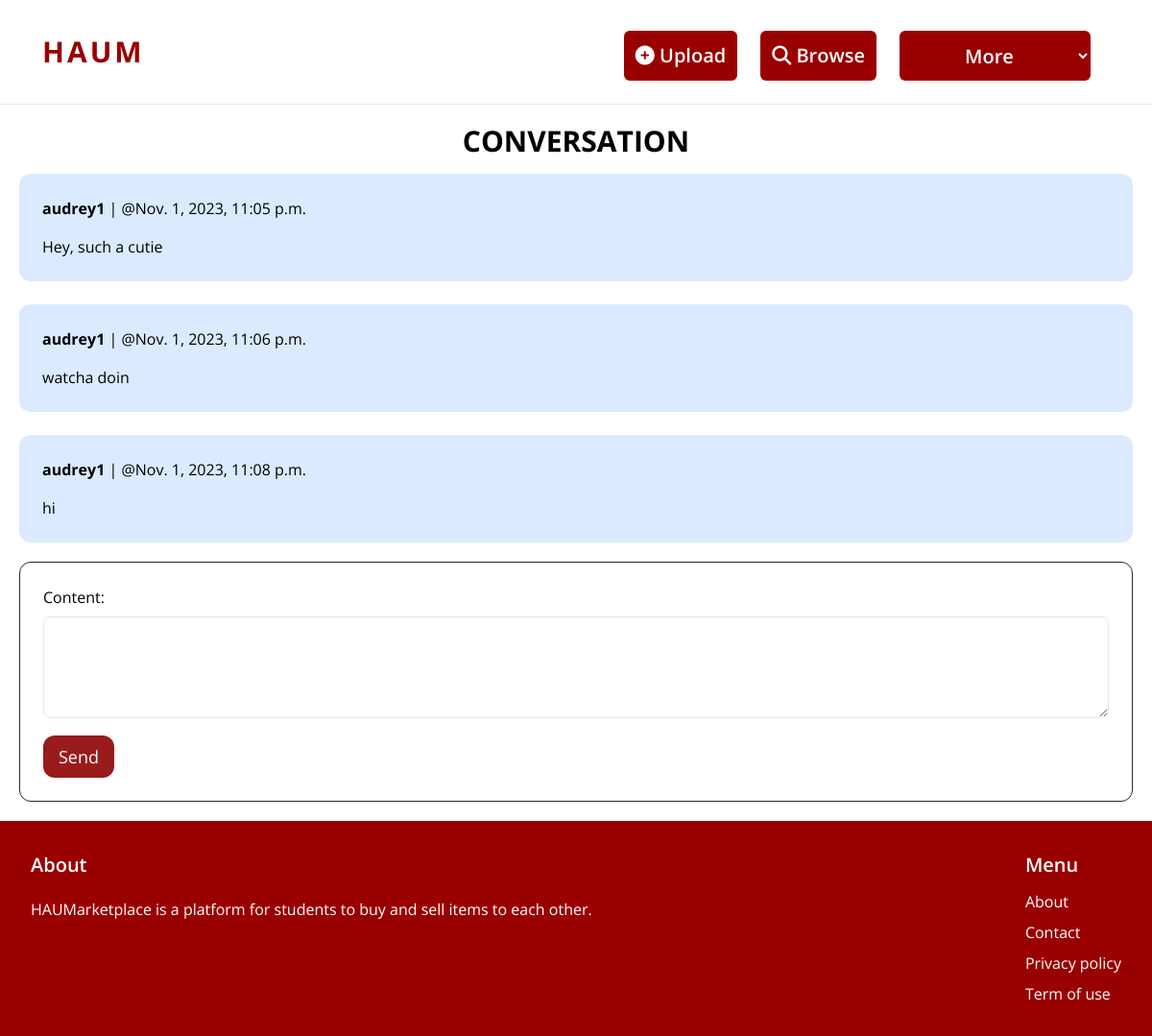
Screenshot of /inbox/16/ (signed in) with the database file from the repository.
### profile/models.py (models this page shows, shortened)
class Profile(models.Model):
    color = ColorField(default='#720026')
    font_preference = models.CharField(max_length=50, default='Default')
    user = models.OneToOneField(User, on_delete=models.CASCADE)
    image = models.ImageField(default='default.jpg', upload_to='profile_pics')
    bio = models.CharField(max_length=200, null=True, blank=True)
    first_name = models.CharField(max_length=30, blank=True, null=True)
    last_name = models.CharField(max_length=30, blank=True, null=True)
    location = models.ForeignKey(Location, on_delete=models.CASCADE, null=True, blank=True)
    address = models.CharField(max_length=300, null=True, blank=True)
    upvotes = models.PositiveIntegerField(default=0)
    downvotes = models.PositiveIntegerField(default=0)

### conversation/models.py (models this page shows)
class ConversationMessage(models.Model):
    conversation = models.ForeignKey(Conversation, related_name='messages', on_delete=models.CASCADE)
    sender = models.ForeignKey(User, related_name='messages', on_delete=models.CASCADE)
    content = models.TextField()
    created_at = models.DateTimeField(auto_now_add=True)
    modified_at = models.DateTimeField(auto_now=True)
    class Meta:
        ordering = ['created_at']

### conversation/views.py (the view)
# urls.py: path('<int:pk>/', views.detail_conversation, name='detail_conversation'),
@login_required
def detail_conversation(request, pk):
    conversation = Conversation.objects.filter(members=request.user).get(pk=pk)
    if request.method == 'POST':
        form = ConversationMessageForm(request.POST)
        if form.is_valid():
            conversation_message = form.save(commit=False)
            conversation_message.conversation = conversation
            conversation_message.sender = request.user
            conversation_message.save()
            other_members = conversation.members.exclude(pk=request.user.pk)
            conversation.deleted_by.remove(*other_members)
            return redirect('conversation:detail_conversation', pk=conversation.pk)
    else:
        form = ConversationMessageForm()
    return render(request, 'conversation/detail_conversation.html', {
        'conversation': conversation,
        'form': form,
    })

### conversation/forms.py
class ConversationMessageForm(forms.ModelForm):
    class Meta:
        model = ConversationMessage
        fields = ['content']
        widgets = {
            'content': forms.Textarea(attrs={'class': 'mt-2 w-full px-6 py-4 rounded-lg border border-black' 'form-control', 'rows': 3})
        }

### templates/conversation/detail_conversation.html (shortened to what this page needs)
{% extends 'core/base.html' %}
{% block content %}
    <h1 class ="mb-4 text-3xl uppercase font-bold text-center">Conversation</h1>
    <div class="space-y-6">
    {% for message in conversation.messages.all %}
            <div class="p-6 flex {% if message.sender == request.user %}bg-blue-100 {% else %}bg-gray-100{% endif %} rounded-xl mb-5">
                <div>
                    <p class ="mb-4"><strong>{{ message.sender.username }}</strong> | @{{ message.created_at}}</p>
                    <p>{{ message.content }}</p>
                </div>
            </div>
    {% endfor %}
            </div>
    <form method="post" action=".">
        <div class ="mt-5 border border-gray-800 rounded-xl p-6">
            {{ form.as_p }}
            <button type="submit" class="mt-3 text-lg bg-red-800 text-white px-4 py-2 rounded-xl">Send</button>
        </div>
    </form>
{% endblock content %}

### templates/core/base.html (shortened to what this page needs)
<!DOCTYPE html>
{% load static %}
<html lang="en">
<head>
    <script src="https://cdn.tailwindcss.com"></script>
</head>
<body>
    <div style="font-family: {{ user.profile.font_preference }}">
        <nav class="py-4 px-4 lg:py-6 lg:px-6 flex justify-between items-center border-b border-gray-200 bg-{{ user.profile.color }}">
            <a href="/" class="text-xl lg:text-3xl lg:ml-5 font-bold tracking-normal lg:tracking-widest"
               style="color: {{ user.profile.color }}; font-size: 30px;">HAUM</a>
            {% if request.user.is_authenticated %}
                <div id="mobileNav" class="hidden lg:flex space-x-6 lg:mr-10">
                    <div class="container-fluid text-center">
                        <ul class="space-y-2 lg:flex lg:space-x-6">
                            <li><a href="{% url 'item:new_item' %}"
                                   class="text-lg lg:text-base font-semibold text-white rounded-md block py-3 lg:p-3 lg:text-xl lg:mt-2"
                                   style="background: {{ user.profile.color }}"><i class="fas fa-plus-circle"></i> Upload
                                </a>
                            </li>
                            <li><a href="{% url 'item:items' %}"
                                   class="text-lg lg:text-base font-semibold text-white rounded-md block py-3 lg:p-3 lg:text-xl"
                                   style="background: {{ user.profile.color }}"><i class="fas fa-search"></i> Browse
                                </a>
                            </li>
                            <select onchange="window.location.href=this.value"
                                    class="text-lg lg:text-base font-semibold text-white rounded-md py-3 lg:p-1 lg:text-xl"
                                    style="background: {{ user.profile.color }}">
                                <option value="" selected disabled class="text-center lg:text-center">More</option>
                            </select>
                        </ul>
                    </div>
                </div>
            {% endif %}
        </nav>
        <div class="p-5">
            {% block content %}{% endblock content %}
        </div>
        <footer class="py-6 px-6 lg:py-8 lg:px-8 flex justify-between bg-red-800 h-full w-full" style="background: {{ user.profile.color }};">
            <div class="w-2/3 pr-4 lg:pr-10">
                <h3 class="mb-3 lg:mb-5 text-lg lg:text-xl font-semibold text-white">About</h3>
                <p class="text-white">HAUMarketplace is a platform for students to buy and sell items to each other.</p>
            </div>
            <div class="w-13">
                <h3 class="mb-2 lg:mb-3 text-lg lg:text-xl font-semibold text-white">Menu</h3>
                <ul class="space-y-2">
                    <li><a href="{% url 'about' %}" class="text-lg lg:text-base text-white hover:text-teal-700">About</a></li>
                    <li><a href="{% url 'contact' %}" class="text-lg lg:text-base text-white hover:text-teal-700">Contact</a></li>
                    <li><a href="{% static 'static_root/privacy_policy/PrivacyPolicy_HAUM.pdf' %}" class="text-lg lg:text-base text-white hover:text-teal-700" target="_blank">Privacy policy</a></li>
                    <li><a href="{% static 'static_root/terms_of_use/TermsofUse_HAUMarketplace.pdf' %}" class="text-lg lg:text-base text-white hover:text-teal-700" target="_blank">Term of use</a></li>
                </ul>
            </div>
        </footer>
    </div>
</body>
</html>

### rows the page displays
ConversationMessage: sender.username "audrey1", created_at "Nov. 1, 2023, 11:05 p.m.", content "Hey, such a cutie"
ConversationMessage: sender.username "audrey1", created_at "Nov. 1, 2023, 11:06 p.m.", content "watcha doin"
ConversationMessage: sender.username "audrey1", created_at "Nov. 1, 2023, 11:08 p.m.", content "hi"
